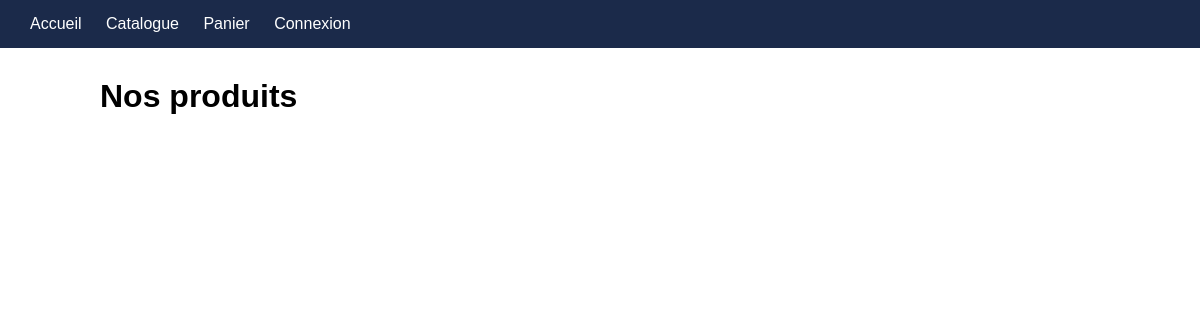
The app's page /catalogue, older data.
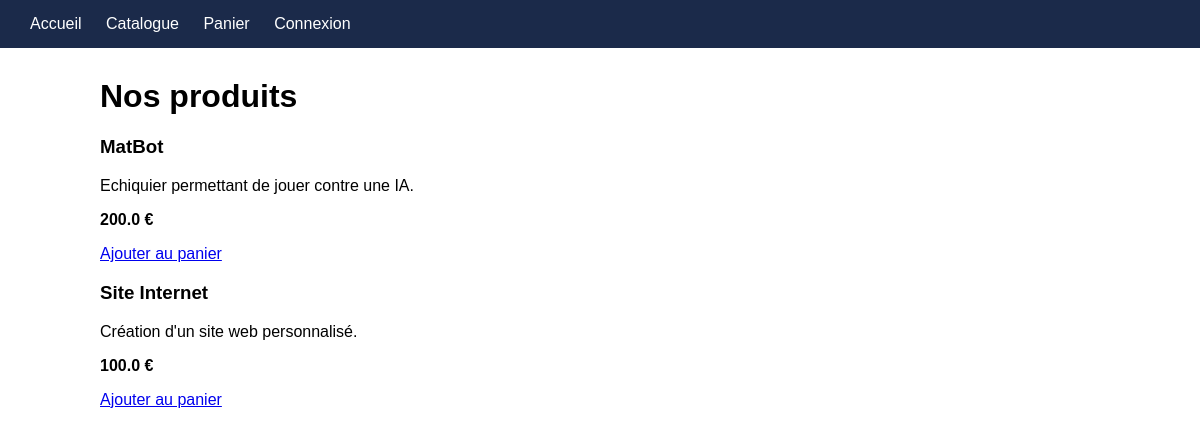
The same page, newer data.
### tables this page shows
CREATE TABLE produits (
                id INTEGER PRIMARY KEY AUTOINCREMENT,
                nom TEXT NOT NULL,
                prix REAL NOT NULL,
                description TEXT,
                categorie TEXT,
                stock INTEGER DEFAULT 10
            );

### app.py (the view)
@app.route('/catalogue')
def catalogue():
    produits = db.get_produits()
    return render_template('catalogue.html', produits=produits)

### database.py (called while the page is built)
    def get_connexion(self):
        conn = sqlite3.connect(self.dbname)
        conn.row_factory = sqlite3.Row
        return conn

    def get_produits(self):
        conn = self.get_connexion()
        produits = conn.execute('SELECT * FROM produits').fetchall()
        conn.close()
        return produits

### templates/catalogue.html
{% extends 'base.html' %}
{% block content %}
<h1>Nos produits</h1>
{% for produit in produits %}
<div class="produit-card">
    <h3>{{ produit.nom }}</h3>
    <p>{{ produit.description }}</p>
    <p><strong>{{ produit.prix }} €</strong></p>
    <a href="/ajouter_au_panier/{{ produit.id }}">
        Ajouter au panier
    </a>
</div>
{% endfor %}
{% endblock %}

Row changes from the older to the newer data that the page shows:
added produits: nom "MatBot", description "Echiquier permettant de jouer contre une IA.", prix "200.0"
added produits: nom "Site Internet", description "Création d'un site web personnalisé.", prix "100.0"
